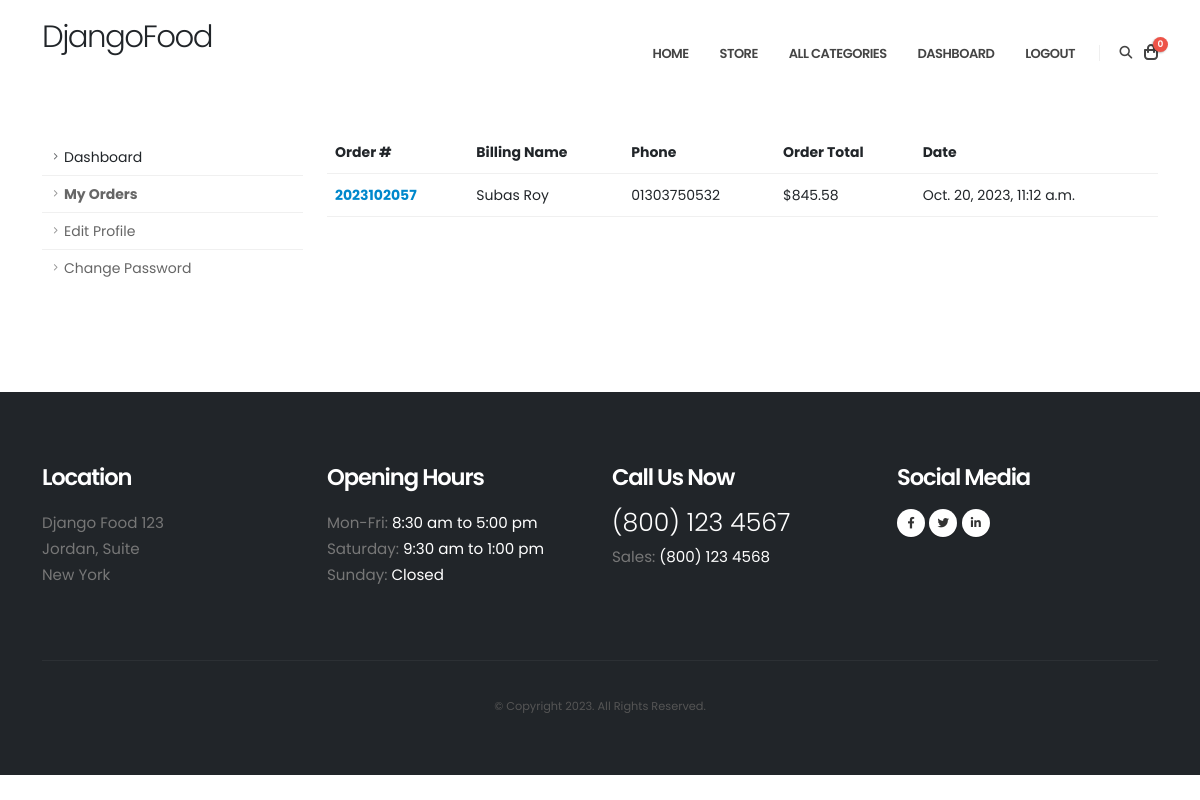
The app's page /accounts/my_orders/ (signed in) with its own data.
### orders/models.py (models this page shows, shortened)
class Order(models.Model):
    STATUS = (
        ('New', 'New'),
        ('Accepted', 'Accepted'),
        ('Completed', 'Completed'),
        ('Cancelled', 'Cancelled'),
    )
    user = models.ForeignKey(Account, on_delete=models.SET_NULL, null=True)
    payment = models.ForeignKey(Payment, on_delete=models.SET_NULL, blank=True, null=True)
    order_number = models.CharField(max_length=20)
    first_name = models.CharField(max_length=50)
    last_name = models.CharField(max_length=50)
    phone = models.CharField(max_length=15)
    email = models.EmailField(max_length=50)
    address_line_1 = models.CharField(max_length=50)
    address_line_2 = models.CharField(max_length=50, blank=True)
    country = models.CharField(max_length=50)
    state = models.CharField(max_length=50)
    city = models.CharField(max_length=50)
    order_note = models.CharField(max_length=100, blank=True)
    order_total = models.FloatField()
    tax = models.FloatField()
    status = models.CharField(max_length=10, choices=STATUS, default='New')
    ip = models.CharField(blank=True, max_length=20)
    is_ordered = models.BooleanField(default=False)
    created_at = models.DateTimeField(auto_now_add=True)
    updated_at = models.DateTimeField(auto_now=True)
    def full_name(self):
        return f'{self.first_name} {self.last_name}'

### accounts/views.py (the view)
# urls.py: path('my_orders/', views.my_orders, name='my_orders'),
@login_required(login_url='login')
def my_orders(request):
    orders = Order.objects.filter(user=request.user, is_ordered=True).order_by('-created_at')
    context = {
        'orders': orders,
    }
    return render(request, 'accounts/my_orders.html', context)

### cart/context_processors.py (called while the page is built)
def counter(request):
    cart_count = 0
    if 'admin' in request.path:
        return {}
    else:
        try:
            cart = Cart.objects.filter(cart_id=_cart_id(request))
            if request.user.is_authenticated:
                cart_items = CartItem.objects.all().filter(user=request.user)
            else:
                cart_items = CartItem.objects.all().filter(cart=cart[:1])
            for cart_item in cart_items:
                cart_count += cart_item.quantity
        except Cart.DoesNotExist:
            cart_count = 0
    return dict(cart_count=cart_count)

### cart/views.py (called while the page is built)
def _cart_id(request):
    cart = request.session.session_key
    if not cart:
        cart = request.session.create()
    return cart

### category/context_processors.py (called while the page is built)
def menu_links(request):
    links = Category.objects.all()
    return dict(links=links)

### category/models.py (called while the page is built)
    def get_url(self):
        return reverse('products_by_category', args=[self.slug])

### accounts/templates/accounts/my_orders.html
{% extends 'base.html' %}
{% block content %}
<div role="main" class="main">
	<div class="container pt-3 pb-2">
		<div class="row pt-2">
			<div class="col-lg-3 mt-4 mt-lg-0">
				{% include 'accounts/dashboard_sidebar.html' %}
			</div>
			<div class="col-lg-9">
				<table class="table table-hover">
					<thead>
					<tr>
						<th scope="col">Order #</th>
						<th scope="col">Billing Name</th>
						<th scope="col">Phone</th>
						<th scope="col">Order Total</th>
							<th scope="col">Date</th>
					</tr>
					</thead>
					<tbody>
						{% for order in orders %}
					<tr>
						<th scope="row"><a href="{% url 'order_detail' order.order_number %}">{{order.order_number}}</a></th>
						<td>{{order.full_name}}</td>
						<td>{{order.phone}}</td>
						<td>${{order.order_total}}</td>
							<td>{{order.created_at}}</td>
					</tr>
					{% endfor %}
					</tbody>
				</table>
			</div>
		</div>
	</div>
</div>
{% endblock %}

### records on screen
Order: order_number "2023102057", full_name "Subas Roy", phone "01303750532", order_total "845.58", created_at "Oct. 20, 2023, 11:12 a.m."

### other values on screen
{{ cart_count }} "0"
